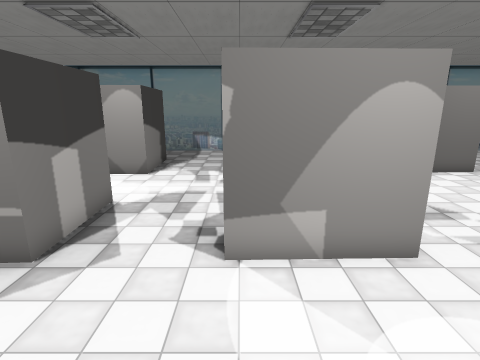
View 1 (above)

24 first-person views from a walk through a Unity game level. The camera is 1.5 m above the floor, tilts 14° down and sees 80° across. Doors are open. The floor is counted in squares, 0.5 m on a side. Each view is taken from the middle of a square. On the plan, view 1 faces up. The plan holds only what a view shows up to about 20 squares ahead; the rest is blank. The place goes on beyond the plan. The player is left out. Some surface patterns are stand-ins.

View 2
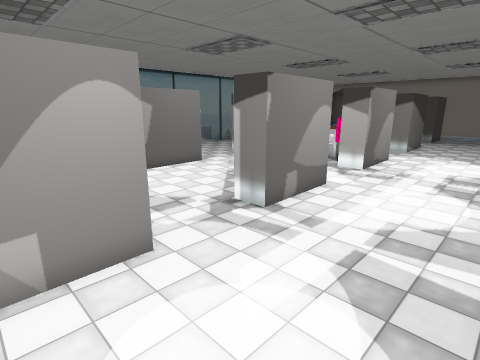

View 3
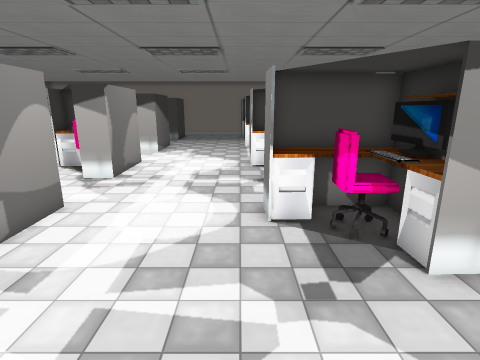

View 4
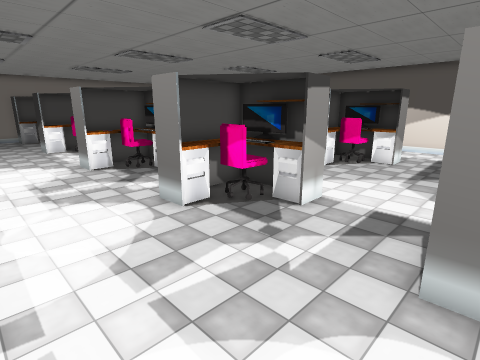

View 5
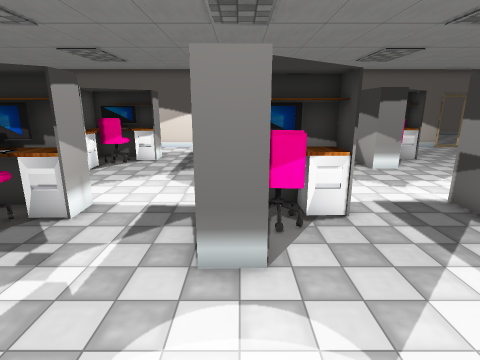

View 6
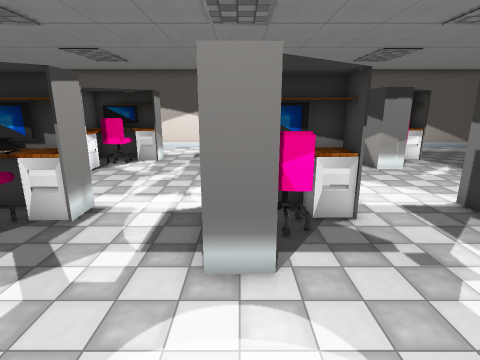

View 7
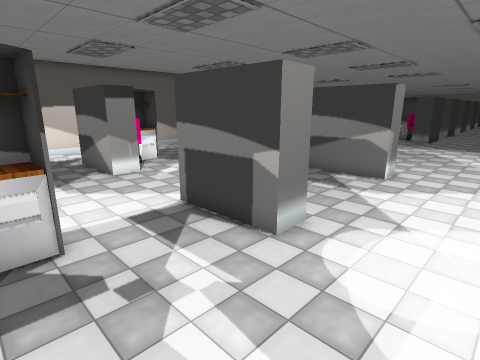

View 8
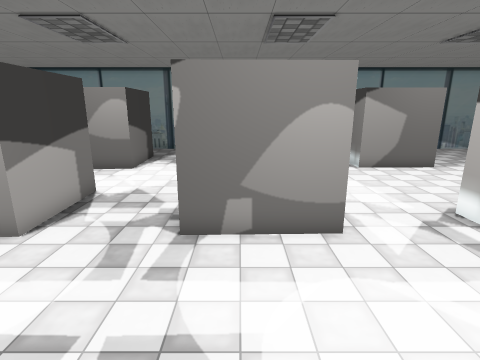

View 9
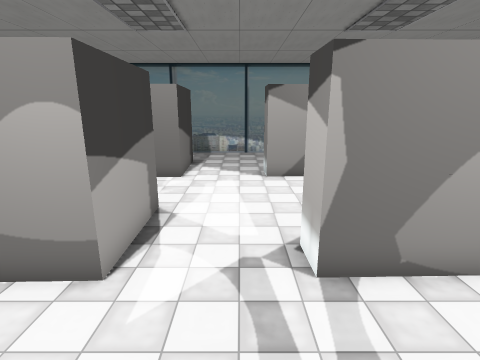

View 10
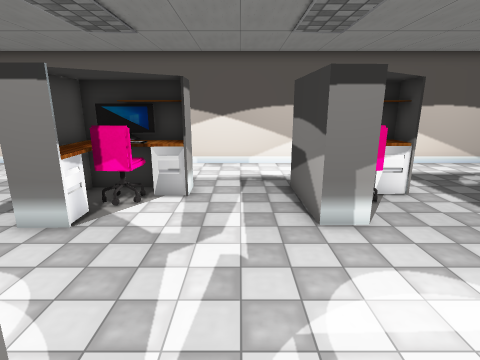

View 11
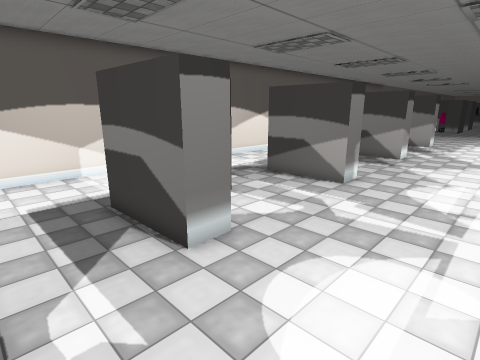

View 12
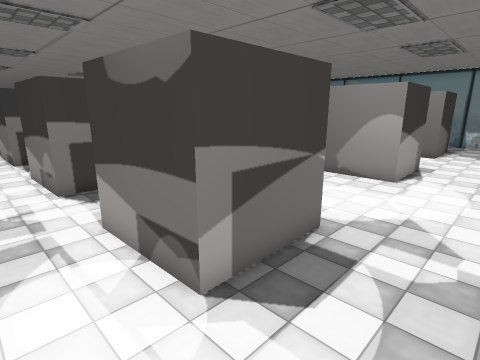

View 13
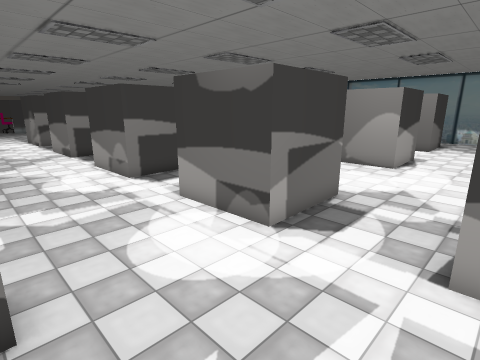

View 14
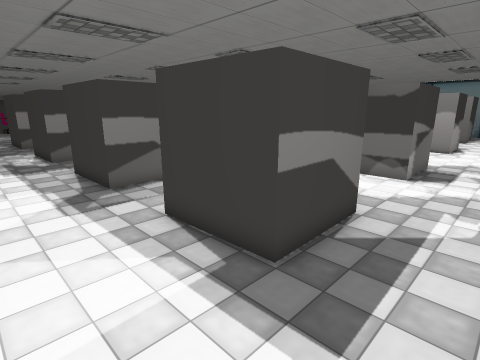

View 15
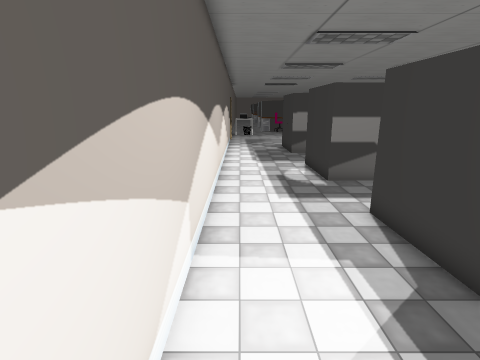

View 16
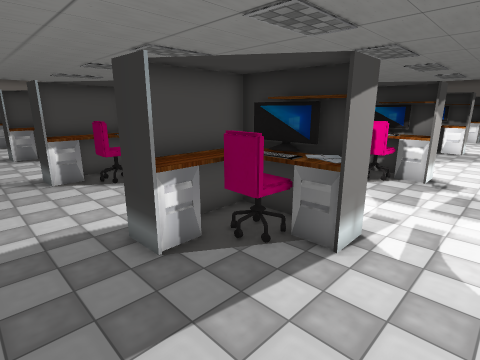

View 17
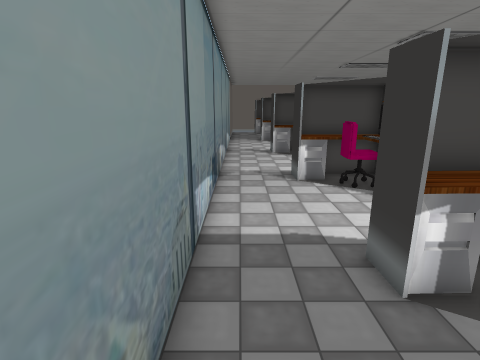

View 18
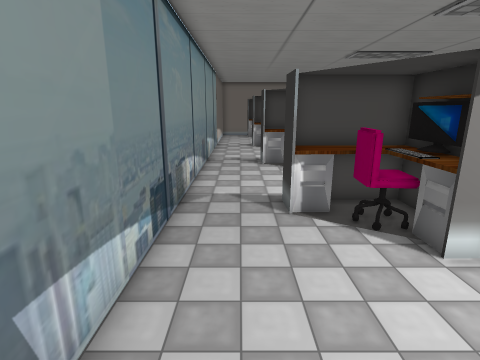

View 19
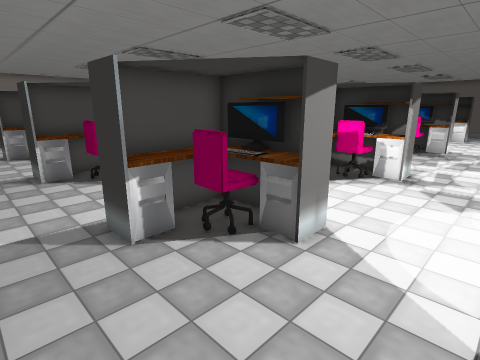

View 20
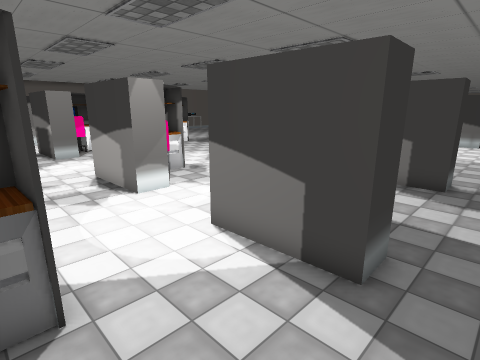

View 21
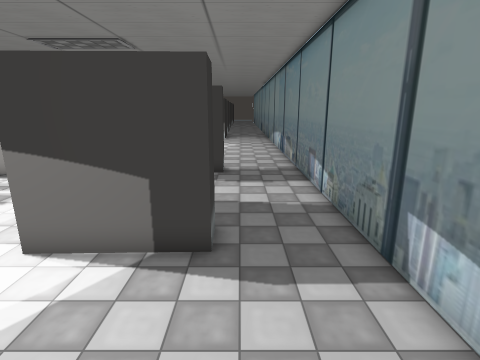

View 22
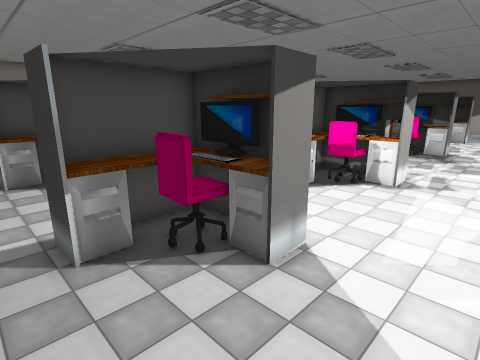

View 23
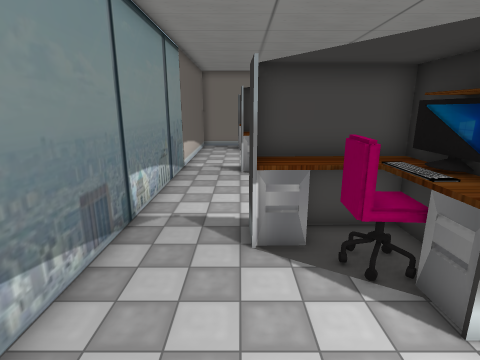

View 24
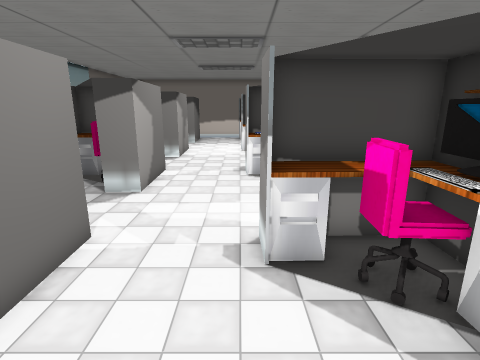

### Floor plan
Key: @ floor where view 1 was taken; # wall or solid block; . floor; = window, fence, low wall or low ledge; O other object.
Columns run from 5 left of view 1 to 24 right of it. Each row starts with its distance up from view 1.
 21 ==============================
 20 ..............................
 19 ..............................
 18 ...............OO......OO.....
 17 OO.....OO......OO......OO.....
 16  O....OOO.....OOO.....OOO...
 15  O...OOOO....OOOO...OOOOO...O
 14  O..OOOOO...OOOOO...OOOOO...OO
 13 O....OOOO....O................
 12 ..............................
 11 ..............................
 10 ................O......OO.....
  9  O.....OOO.....OO......OO...
  8  O....OO O....OOO.....OOO...
  7  O...OOO O...OOOOO..OOOOO...OO
  6  O...OOOOO...OOOOO..OOOOO...OO
  5 OO...OOOO....OO...............
  4  .............................
  3  .............................
  2 ..............................
  1 ..............................
  0 .....@........................
 -1 OO......OO.....OOO.....OOO....
 -2  O......OO.....OOO....OOOO...
 -3  O....OOOO....OOOO...OOOOO...O
 -4  O...O   O...OOOOO...OOOOO..OO
 -5  O...OOOOO...OOOO....OOOO.....
 -6 ..............................
 -7 .............................
 -8 ............................
 -9 .............................
-10 OO.  ...OO......OO......OO....
-11  O. .... O......OO......OO...
-12  O  ...OOO.....OOO....OOOO...
-13  O ..OO  O...OOOOO...OOOOO...
-14  O...OOO#O...OOOOO...OOOOO...
-15  ...........................
-16  ...........................
-17  ...........................
-18  ............................
-19   ##########################

Positions as (right, up) in squares from view 1, and headings:
1: (0, 0), facing up
2: (1, 0), facing up-right
3: (3, 0), facing right
4: (3, 4), facing down-right
5: (3, 4), facing down
6: (11, 4), facing down
7: (9, 3), facing down-left
8: (9, -1), facing up
9: (14, 1), facing up
10: (14, -3), facing down
11: (23, -5), facing down-left
12: (23, -7), facing up-left
13: (24, -10), facing up-left
14: (23, -18), facing up-left
15: (16, -18), facing left
16: (-3, 20), facing down-right
17: (-2, 20), facing right
18: (2, 19), facing right
19: (4, 20), facing down-right
20: (8, 19), facing down-left
21: (9, 18), facing left
22: (12, 19), facing down-right
23: (12, 18), facing right
24: (5, 10), facing right
